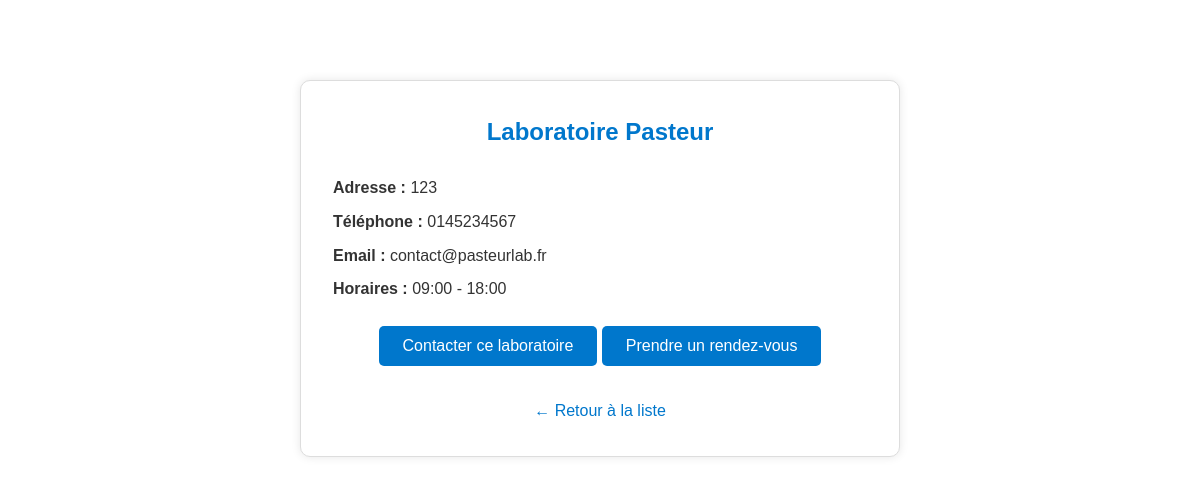
Screenshot of /fiche_laboratoire.php?id=1 with the database file from the repository.
### tables this page shows
CREATE TABLE IF NOT EXISTS `laboratoire` (
  `id` int NOT NULL AUTO_INCREMENT,
  `nom` varchar(100) NOT NULL,
  `email` varchar(100) DEFAULT NULL,
  `telephone` varchar(20) DEFAULT NULL,
  `salle` varchar(50) DEFAULT NULL,
  `photo` varchar(255) DEFAULT NULL,
  `adresse` varchar(255) DEFAULT NULL,
  PRIMARY KEY (`id`)
);

CREATE TABLE IF NOT EXISTS `disponibilites_labo` (
  `id` INT NOT NULL AUTO_INCREMENT,
  `id_laboratoire` INT NOT NULL,
  `heure_debut` TIME NOT NULL,
  `heure_fin` TIME NOT NULL,
  PRIMARY KEY (`id`),
  FOREIGN KEY (`id_laboratoire`) REFERENCES `laboratoire`(`id`) ON DELETE CASCADE
);

### fiche_laboratoire.php (the view, shortened to what this page needs)
<?php
$conn = new mysqli("localhost", "root", "", "medicare");
$id = intval($_GET['id']);
$res = $conn->query("SELECT * FROM laboratoire WHERE id = $id");
$labo = $res->fetch_assoc();
$horaires_res = $conn->prepare("SELECT heure_debut, heure_fin FROM disponibilites_labo WHERE id_laboratoire = ?");
$horaires_res->bind_param("i", $id);
$horaires_res->execute();
$horaires_result = $horaires_res->get_result();
$horaire = $horaires_result->fetch_assoc();
?>
<!DOCTYPE html>
<html lang="fr">
<head>
    <link rel="stylesheet" href="style.css">
</head>
<body>
    <div class="fiche-container">
        <h2><?= htmlspecialchars($labo['nom']) ?></h2>
        <p><strong>Adresse :</strong> <?= htmlspecialchars($labo['adresse']) ?></p>
        <p><strong>Téléphone :</strong> <?= htmlspecialchars($labo['telephone']) ?></p>
        <p><strong>Email :</strong> <?= htmlspecialchars($labo['email']) ?></p>
        <?php if ($horaire): ?>
            <p><strong>Horaires :</strong> <?= htmlspecialchars(substr($horaire['heure_debut'], 0, 5)) ?> - <?= htmlspecialchars(substr($horaire['heure_fin'], 0, 5)) ?></p>
        <?php else: ?>
            <p><strong>Horaires :</strong> Non renseignés</p>
        <?php endif; ?>
        <div style="text-align: center; margin-top: 1.5rem;">
            <a href="contact_labo.php?id=<?= $labo['id'] ?>">
                <button style="padding: 0.7rem 1.5rem; background-color: #0077cc; color: white; border: none; border-radius: 5px; font-size: 1rem; cursor: pointer;">
                    Contacter ce laboratoire
                </button>
            </a>
            <a href="prendre_rdv_labo.php?id=<?= $labo['id'] ?>">
                <button style="padding: 0.7rem 1.5rem; background-color: #0077cc; color: white; border: none; border-radius: 5px; font-size: 1rem; cursor: pointer;">
                    Prendre un rendez-vous
                </button>
            </a>
        </div>
        <a class="btn-retour" href="tout_parcourir.php">← Retour à la liste</a>
    </div>
</body>
</html>

### style.css (style rules this page uses)
* { box-sizing: border-box; margin: 0; padding: 0; }
body { font-family: 'Poppins', sans-serif; background-color: #fff; color: #111; line-height: 1.6; }

### fiche_laboratoire.php (style rules this page uses)
.fiche-container { max-width: 600px; margin: 80px auto; padding: 2rem; border: 1px solid #ddd; border-radius: 10px; background-color: #ffffff; box-shadow: 0 0 10px rgba(0, 0, 0, 0.1); }
.fiche-container h2 { text-align: center; color: #0077cc; margin-bottom: 1.5rem; }
.fiche-container p { font-size: 1rem; margin: 0.5rem 0; color: #333; }
.fiche-container a { color: #0077cc; text-decoration: none; }
.fiche-container .btn-retour { display: block; text-align: center; margin-top: 2rem; color: #0077cc; text-decoration: none; }

### rows the page displays
laboratoire: nom "Laboratoire Pasteur", adresse "123", telephone "0145234567", email "contact@pasteurlab.fr"
disponibilites_labo: heure_debut "09:00", heure_fin "18:00"
